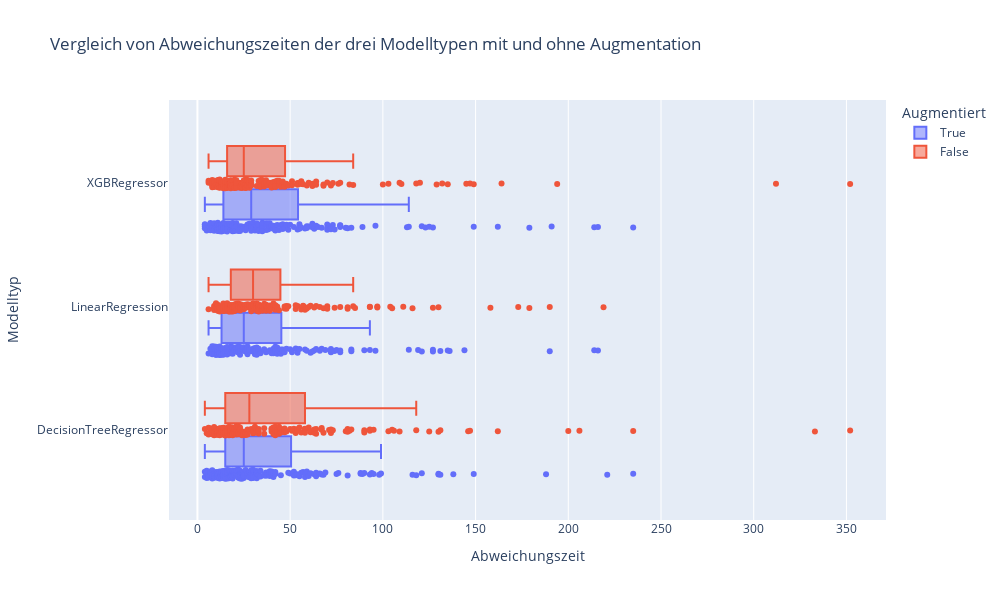

The cell this chart's notebook holds for it:
### Code cell
fig = px.box(
    cycle_times_df,
    y="Model",
    x="DT",
    points="all",
    color="Augmentiert",
    height=600,
    width=1000,
    title="Vergleich von Abweichungszeiten der drei Modelltypen mit und ohne Augmentation",
)
fig.update_yaxes(title="Modelltyp")
fig.update_xaxes(title="Abweichungszeit")
fig.show()

### Figure 1 — Plotly figure (JSON) as saved in the notebook; plotly's stock layout.template omitted (floating-point values rounded to 4 significant figures; data arrays with more than 128 entries replaced by an {"elided": "..."} marker saying what was removed)
{"data": [{"alignmentgroup": "True", "boxpoints": "all", "hovertemplate": "Augmentiert=True<br>DT=%{x}<br>Model=%{y}<extra></extra>", "legendgroup": "True", "marker": {"color": "#636efa"}, "name": "True", "notched": false, "offsetgroup": "True", "orientation": "h", "showlegend": true, "type": "box", "x": {"elided": "531 int values"}, "x0": " ", "xaxis": "x", "y": {"elided": "531 str values"}, "y0": " ", "yaxis": "y"}, {"alignmentgroup": "True", "boxpoints": "all", "hovertemplate": "Augmentiert=False<br>DT=%{x}<br>Model=%{y}<extra></extra>", "legendgroup": "False", "marker": {"color": "#EF553B"}, "name": "False", "notched": false, "offsetgroup": "False", "orientation": "h", "showlegend": true, "type": "box", "x": {"elided": "531 int values"}, "x0": " ", "xaxis": "x", "y": {"elided": "531 str values"}, "y0": " ", "yaxis": "y"}], "layout": {"boxmode": "group", "height": 600, "legend": {"title": {"text": "Augmentiert"}, "tracegroupgap": 0}, "title": {"text": "Vergleich von Abweichungszeiten der drei Modelltypen mit und ohne Augmentation"}, "width": 1000, "xaxis": {"anchor": "y", "domain": [0, 1], "title": {"text": "Abweichungszeit"}}, "yaxis": {"anchor": "x", "domain": [0, 1], "title": {"text": "Modelltyp"}}}}
